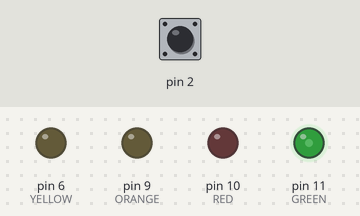
A sketch run on a simulated Arduino Uno, built with avr-gcc and run on an emulated ATmega328P. Parts: output pins drawn as LEDs (lit = HIGH). Dashed ring = blinking. Inputs (shaded band) come from the test bench; at power-on: pin 2 LOW.

Above: at 1.25 s.
1.3 s: pin 2 driven HIGH
At 1.84 s:
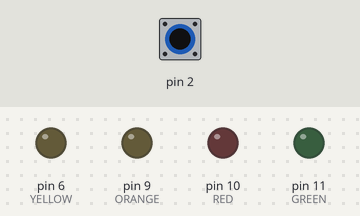
At 2.45 s:
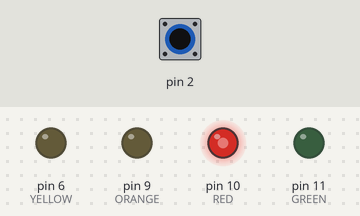
4.3 s: pin 2 pulsed LOW 2 times (0.12 s each, 0.3 s apart)
At 4.93 s:
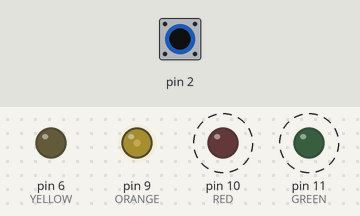
7.3 s: pin 2 pulsed LOW 5 times (0.12 s each, 0.3 s apart)
Timing chart, 0 to 17.8 s (numbered marks = the images above; inputs shaded):
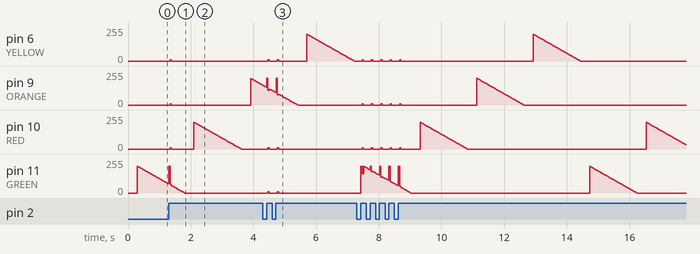

Measured:
- after the input at 1.3 s, pin 6 (YELLOW): 0/255 → 10/255 at once, → 0/255 0.04 s later
- after the input at 4.3 s, pin 10 (RED): alternates 10/255 for 0.04 s and 0/255 for 0.26 s, 4 changes in all, then stays 0/255, starting after 0.16 s

The sketch:

FlashFade.ino
```cpp
#define GREEN 11
#define RED 10
#define ORANGE 9
#define YELLOW 6
#define DELAY_FAST 3
#define DELAY_SLOW 15
#define BRIGHTNESS 200
#define STEP 2

void setup() {
  pinMode(GREEN, OUTPUT);
  pinMode(RED, OUTPUT);
  pinMode(ORANGE, OUTPUT);
  pinMode(YELLOW, OUTPUT);

  pinMode(3, INPUT);
}

void loop() {
  attachInterrupt(0, isr_flashLED, RISING);
  int i = 0;
  int j = 0;
  int colors[4] = {GREEN, RED, ORANGE, YELLOW};

  for(j = 0; j < 4; j++) {
    for(i = 0; i < BRIGHTNESS; i += STEP) {
      analogWrite(colors[j], i);
      delay(DELAY_FAST);
    }
    for(i = BRIGHTNESS; i > 0; i -= STEP) {
      analogWrite(colors[j], i);
      delay(DELAY_SLOW);
    }
    digitalWrite(colors[j], LOW);
  }
}

void isr_flashLED(){
    int i = 0;

    for (i = 0; i < 4; i++){
      int j = 0;
      int colors[4] = {GREEN, RED, ORANGE, YELLOW};
     for(j = 0; j < 4; j++) {
        analogWrite(colors[j], BRIGHTNESS);
      }
      delay(DELAY_FAST);
      for(j = 0; j < 4; j++) {
        analogWrite(colors[j], 0);
      }
      delay(DELAY_FAST);
    }
}
```
